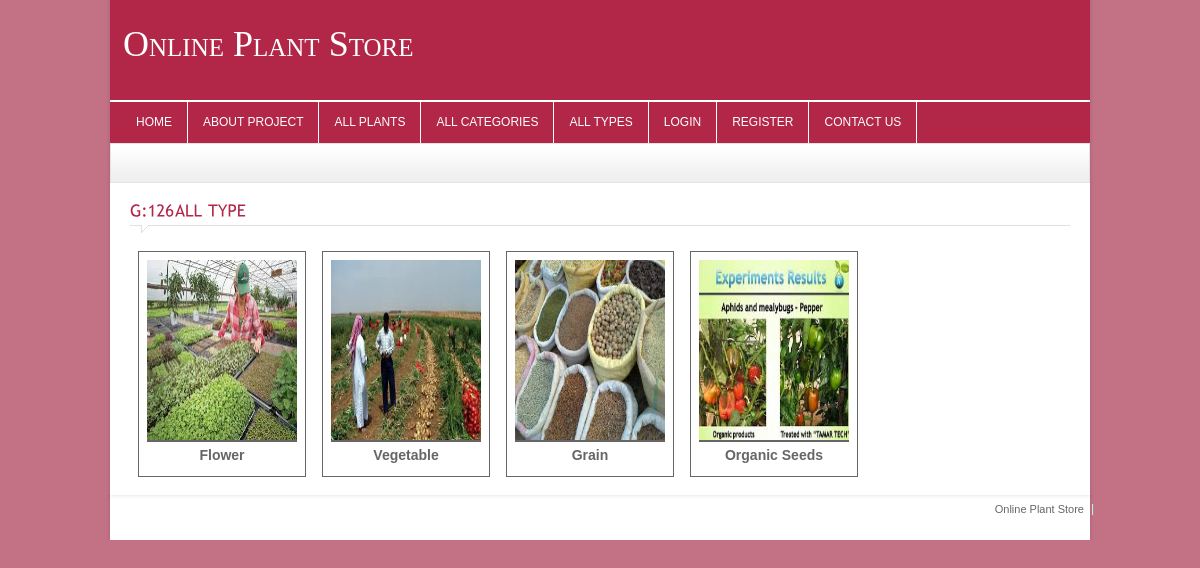
The app's page /type-listing.php with its own data.
### tables this page shows
CREATE TABLE `type` (
  `type_id` int NOT NULL,
  `type_name` varchar(255) NOT NULL,
  `type_image` varchar(255) NOT NULL
);

### includes/functions.php (called while the page is built, shortened)
<?php
$SERVER_PATH = "http://127.0.0.1/online_plant_store/";
?>

### type-listing.php (the view, shortened to what this page needs)
<?php
	include_once("includes/header.php");
	include_once("includes/db_connect.php");
	$SQL="SELECT * FROM `type`";
	$rs=mysqli_query($con,$SQL) or die(mysqli_error($con));
?>
	<div class="crumb">
    </div>
	<div id="content_sec">
		<div class="col1" style="width:100%">
		<div class="contact">
			<h4 class="heading colr">All Type</h4>
			<form name="frm_type" action="lib/type.php" method="post">
				<div class="static">
					<?php
					while($data = mysqli_fetch_assoc($rs))
					{
					?>
					<div style="float:left; border:1px solid; margin:8px; padding:8px">
						<a href="product-listing.php?type_id=<?php echo $data[type_id] ?>"><img src="<?=$SERVER_PATH.'uploads/'.$data[type_image]?>" style="height:180px; width:150px"></a><br>
						<div style="text-align:center; border-top:2px solid; padding: 5px 0px; font-weight:bold; font-size:14px;"><?=$data[type_name]?></div>
					</div>
					<?php } ?>
				</div>
			</form>
		</div>
		</div>
	</div>
<?php include_once("includes/footer.php"); ?>

### css/style.css (style rules this page uses)
* { padding:0px; margin:0px; }
body { background-color:#c37286; font-family:Arial, Helvetica, sans-serif; font-size:11px; color:#666666; float:left; width:100%; }
a { text-decoration:none; outline:none; color:#666666; }
a img { border:none; }
.colr { color:#b22648 !important; }
h4 { font-size:16px; font-weight:normal; }
.heading { padding:10px 0px 14px 0px !important; width:100% !important; margin-bottom:10px !important; text-transform:uppercase; background-image:url(../images/heading.gif); background-repeat:no-repeat; background-position:left bottom; }
#content_sec { width:940px; padding:10px 20px; margin-left:10px; background-color:#FFF; float:left; }
.col1 { width:675px; float:left; }
.crumb { width:958px; height:30px; padding:8px 10px 0px 10px; background-image:url(../images/crumb.gif); background-repeat:repeat-x; margin-left:10px; border:#e3e3e3 solid 1px; }
.static { float:left; width:928px; }

### css/slider.css (style rules this page uses)
* { margin: 0; padding: 0; }

### records on screen
type: type_image (picture), type_name "Flower"
type: type_image (picture), type_name "Vegetable"
type: type_image (picture), type_name "Grain"
type: type_image (picture), type_name "Organic Seeds"
